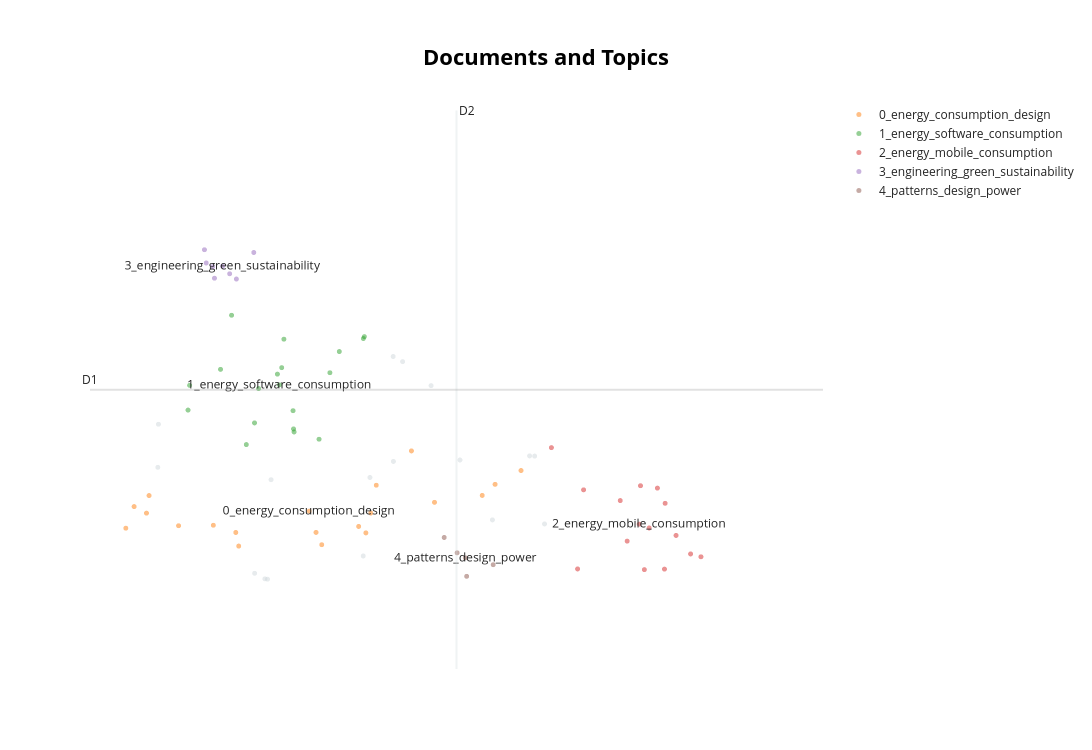

The code cell stored with this chart in its notebook:
### Markdown cell above
## 6. Document Clustering Visualization

### Code cell
# 2. Visualize Documents (similar to t-SNE but better)
fig_docs = topic_model.visualize_documents(documents)
fig_docs.show()
fig_docs.write_html(f"../output/02-BERTopic/{iteration}/visualize_documents.html")
